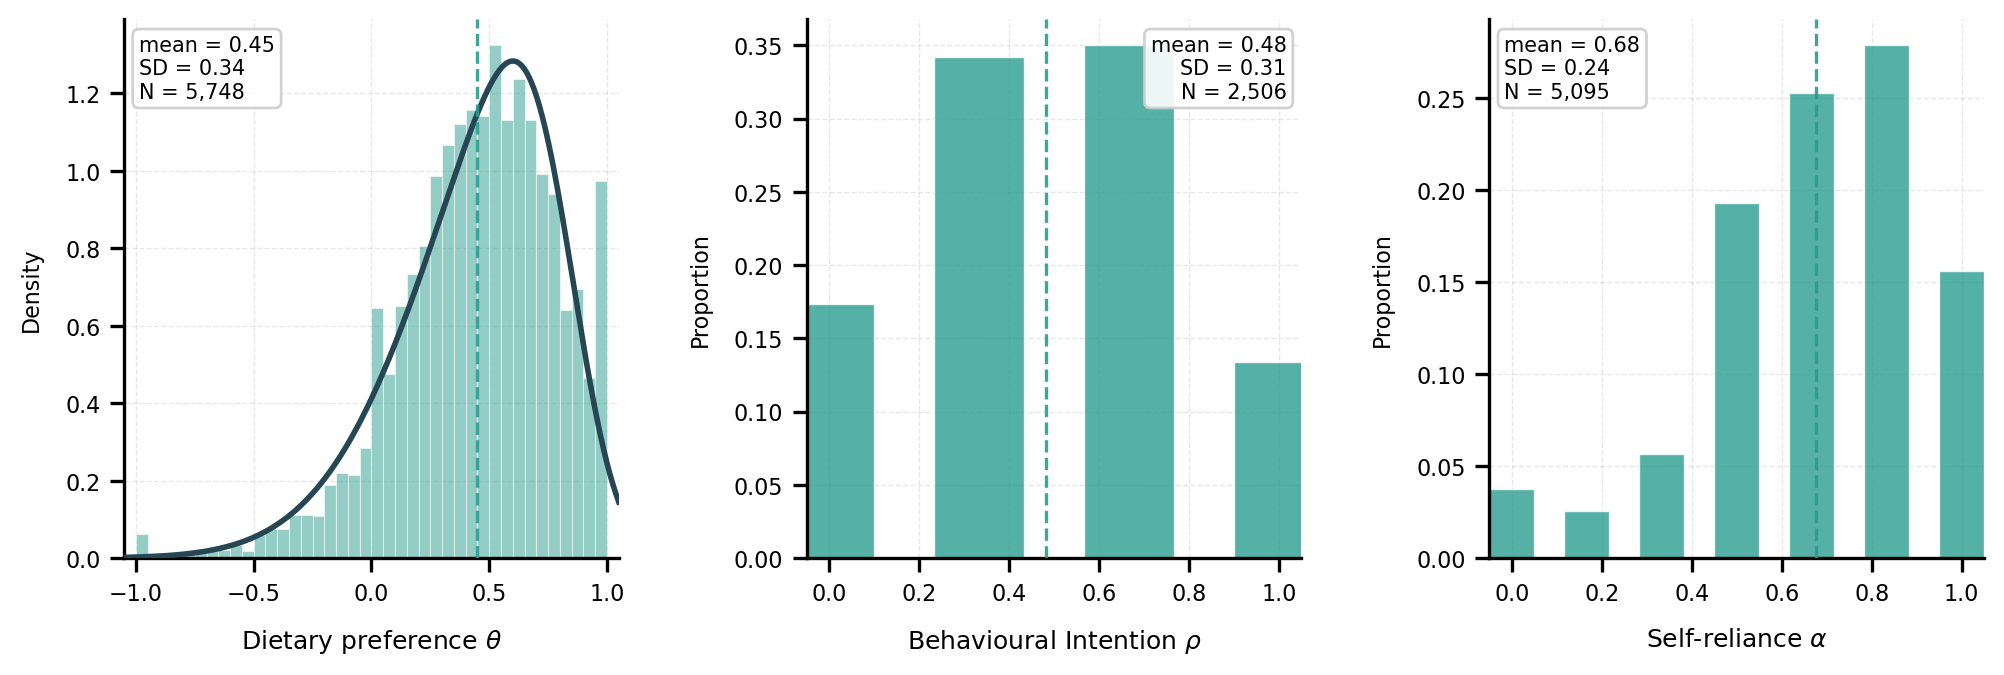

Generate this figure with Python:
"""
Publication-quality distribution plots for theta, rho, and alpha.
Uses original LISS survey data (full empirical populations, pre-ABM filtering).

- theta: continuous — histogram + best-fit parametric curve (skewnorm vs norm by AIC)
- rho:   discrete 4-point Likert scale → bar chart only
- alpha: discrete 7-point Likert scale → bar chart only

Data sources (original Stata files):
- theta: theta_diet.dta  (N~5742)
- alpha: alpha.dta        (N~5095)
- rho:   rho.dta          (N~2505)

Saves:
- parameter_distributions_paper.pdf  — vector, editable in Illustrator
- parameter_distributions_paper.png  — raster preview
"""
import sys
import warnings
import pandas as pd
import numpy as np
import matplotlib.pyplot as plt
from scipy import stats
from pathlib import Path

sys.path.insert(0, str(Path(__file__).parent.parent.parent / "plotting"))
from plot_styles import set_publication_style, apply_axis_style, COLORS

OUT_DIR    = Path(__file__).parent
DATA_DIR   = Path(__file__).resolve().parent.parent / "data_construction_paper"

# ── Load original survey data ──────────────────────────────────────────────────
with warnings.catch_warnings():
    warnings.simplefilter("ignore")
    theta_raw = pd.read_stata(DATA_DIR / "theta_diet.dta")
    alpha_raw = pd.read_stata(DATA_DIR / "alpha.dta")
    rho_raw   = pd.read_stata(DATA_DIR / "rho.dta")

theta_vals = pd.to_numeric(theta_raw['theta'], errors='coerce').dropna().values
alpha_vals = pd.to_numeric(alpha_raw['alpha'], errors='coerce').dropna().values
rho_vals   = pd.to_numeric(rho_raw['rho'],   errors='coerce').dropna().values

print(f"theta: N={len(theta_vals)}, mean={theta_vals.mean():.2f}, SD={theta_vals.std():.2f}")
print(f"alpha: N={len(alpha_vals)}, mean={alpha_vals.mean():.2f}, SD={alpha_vals.std():.2f}")
print(f"rho:   N={len(rho_vals)},   mean={rho_vals.mean():.2f}, SD={rho_vals.std():.2f}")

# ── Distribution fitting for theta only ───────────────────────────────────────
def fit_best(data, candidates):
    best_aic, best_dist, best_params = np.inf, None, None
    for name in candidates:
        dist = getattr(stats, name)
        try:
            params = dist.fit(data)
            ll  = np.sum(dist.logpdf(data, *params))
            a   = 2 * len(params) - 2 * ll
            if a < best_aic:
                best_aic, best_dist, best_params = a, dist, params
        except Exception:
            continue
    return best_dist, best_params

theta_dist, theta_params = fit_best(theta_vals, ['skewnorm', 'norm'])
print(f"theta best fit: {theta_dist.name}  params={np.round(theta_params, 3)}")

# ── Plot ──────────────────────────────────────────────────────────────────────
BAR_COLOR = COLORS['vegetation']
FIT_COLOR = COLORS['neutral']

set_publication_style()
fig, axes = plt.subplots(1, 3, figsize=(12, 3.5))
plt.subplots_adjust(wspace=0.38)

# ── Panel 1: theta — continuous histogram + fitted curve ─────────────────────
ax = axes[0]
ax.hist(theta_vals, bins=40, density=True, color=BAR_COLOR, alpha=0.5,
        edgecolor='white', linewidth=0.4, zorder=2)
x_grid = np.linspace(-1.05, 1.05, 500)
ax.plot(x_grid, theta_dist.pdf(x_grid, *theta_params),
        color=FIT_COLOR, linewidth=2.0, zorder=3)
ax.axvline(theta_vals.mean(), color=BAR_COLOR, linestyle='--', linewidth=1.2, alpha=0.9, zorder=4)
ax.text(0.03, 0.97,
        f"mean = {theta_vals.mean():.2f}\nSD = {theta_vals.std():.2f}\nN = {len(theta_vals):,}",
        transform=ax.transAxes, fontsize=7.5, va='top', ha='left',
        bbox=dict(boxstyle='round,pad=0.3', facecolor='white', edgecolor='#cccccc', alpha=0.9))
ax.set_xlabel(r'Dietary preference $\theta$', fontsize=9)
ax.set_ylabel('Density', fontsize=8)
ax.set_xlim(-1.05, 1.05)
apply_axis_style(ax)

# ── Panels 2 & 3: rho and alpha — discrete bar charts ────────────────────────
for ax, data, xlabel in [
    (axes[1], rho_vals,   r'Behavioural Intention $\rho$'),
    (axes[2], alpha_vals, r'Self-reliance $\alpha$'),
]:
    unique_vals, counts = np.unique(data, return_counts=True)
    proportions = counts / counts.sum()
    bar_width = np.min(np.diff(unique_vals)) * 0.6 if len(unique_vals) > 1 else 0.1
    ax.bar(unique_vals, proportions, width=bar_width, color=BAR_COLOR, alpha=0.8,
           edgecolor='white', linewidth=0.5, zorder=2)
    ax.axvline(data.mean(), color=BAR_COLOR, linestyle='--', linewidth=1.2, alpha=0.9, zorder=3)
    ha = 'left' if xlabel == r'Self-reliance $\alpha$' else 'right'
    x_pos = 0.03 if ha == 'left' else 0.97
    ax.text(x_pos, 0.97,
            f"mean = {data.mean():.2f}\nSD = {data.std():.2f}\nN = {len(data):,}",
            transform=ax.transAxes, fontsize=7.5, va='top', ha=ha,
            bbox=dict(boxstyle='round,pad=0.3', facecolor='white', edgecolor='#cccccc', alpha=0.9))
    ax.set_xlabel(xlabel, fontsize=9)
    ax.set_ylabel('Proportion', fontsize=8)
    ax.set_xlim(-0.05, 1.05)
    apply_axis_style(ax)

fig.savefig(OUT_DIR / "parameter_distributions_paper.pdf", bbox_inches='tight')
fig.savefig(OUT_DIR / "parameter_distributions_paper.png", dpi=200, bbox_inches='tight')
print("Saved: parameter_distributions_paper.pdf and .png")
plt.close()
